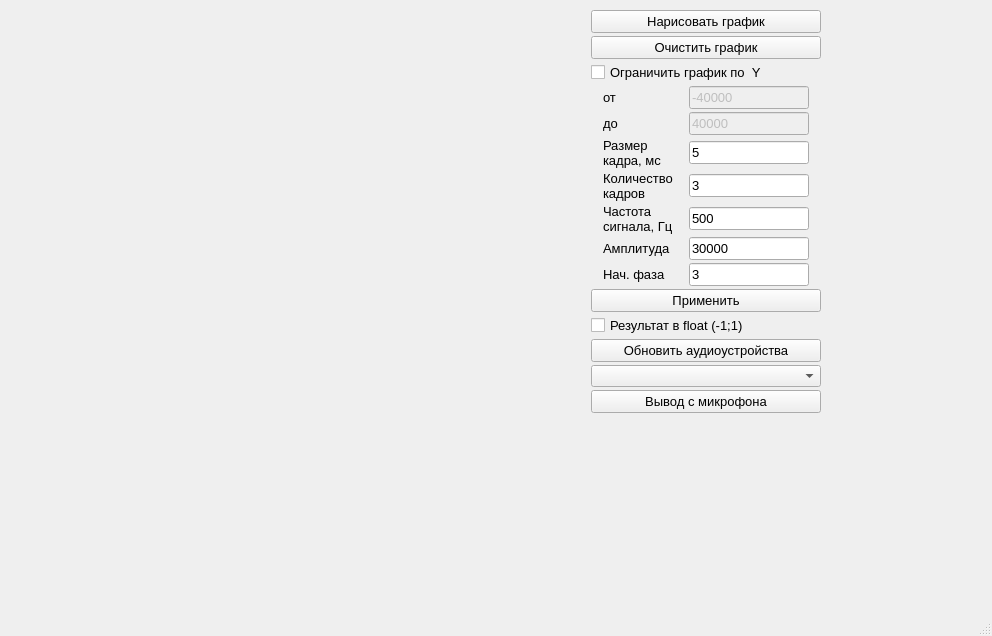
<?xml version="1.0" encoding="UTF-8"?>
<ui version="4.0">
 <class>MainWindow</class>
 <widget class="QMainWindow" name="MainWindow">
  <property name="geometry">
   <rect>
    <x>0</x>
    <y>0</y>
    <width>992</width>
    <height>636</height>
   </rect>
  </property>
  <property name="sizePolicy">
   <sizepolicy hsizetype="Minimum" vsizetype="Preferred">
    <horstretch>0</horstretch>
    <verstretch>0</verstretch>
   </sizepolicy>
  </property>
  <property name="minimumSize">
   <size>
    <width>0</width>
    <height>0</height>
   </size>
  </property>
  <property name="maximumSize">
   <size>
    <width>16777215</width>
    <height>16777215</height>
   </size>
  </property>
  <property name="windowTitle">
   <string>MainWindow</string>
  </property>
  <widget class="QWidget" name="centralwidget">
   <widget class="QWidget" name="gridLayoutWidget">
    <property name="geometry">
     <rect>
      <x>100</x>
      <y>-10</y>
      <width>741</width>
      <height>638</height>
     </rect>
    </property>
    <layout class="QGridLayout" name="loutGraph" columnstretch="1,0">
     <property name="spacing">
      <number>20</number>
     </property>
     <item row="0" column="1">
      <layout class="QVBoxLayout" name="ltControlPanel">
       <property name="spacing">
        <number>3</number>
       </property>
       <property name="sizeConstraint">
        <enum>QLayout::SetMinimumSize</enum>
       </property>
       <property name="leftMargin">
        <number>0</number>
       </property>
       <property name="topMargin">
        <number>20</number>
       </property>
       <property name="rightMargin">
        <number>20</number>
       </property>
       <item>
        <widget class="QPushButton" name="btnDrawGraph">
         <property name="font">
          <font>
           <pointsize>10</pointsize>
          </font>
         </property>
         <property name="text">
          <string>Нарисовать график</string>
         </property>
        </widget>
       </item>
       <item>
        <widget class="QPushButton" name="btnClearGraph">
         <property name="font">
          <font>
           <pointsize>10</pointsize>
          </font>
         </property>
         <property name="text">
          <string>Очистить график</string>
         </property>
        </widget>
       </item>
       <item>
        <widget class="QCheckBox" name="chbxLimitY">
         <property name="font">
          <font>
           <pointsize>10</pointsize>
          </font>
         </property>
         <property name="text">
          <string>Ограничить график по  Y</string>
         </property>
         <property name="checked">
          <bool>false</bool>
         </property>
         <property name="autoRepeat">
          <bool>false</bool>
         </property>
         <property name="tristate">
          <bool>false</bool>
         </property>
        </widget>
       </item>
       <item>
        <layout class="QGridLayout" name="gloutGenSettings">
         <item row="3" column="0">
          <widget class="QLabel" name="lblFrameCount">
           <property name="sizePolicy">
            <sizepolicy hsizetype="Minimum" vsizetype="Minimum">
             <horstretch>0</horstretch>
             <verstretch>0</verstretch>
            </sizepolicy>
           </property>
           <property name="maximumSize">
            <size>
             <width>16777215</width>
             <height>16777215</height>
            </size>
           </property>
           <property name="font">
            <font>
             <pointsize>10</pointsize>
            </font>
           </property>
           <property name="text">
            <string>Количество
кадров</string>
           </property>
          </widget>
         </item>
         <item row="4" column="1">
          <widget class="QLineEdit" name="ledtFreq">
           <property name="enabled">
            <bool>true</bool>
           </property>
           <property name="maximumSize">
            <size>
             <width>120</width>
             <height>16777215</height>
            </size>
           </property>
           <property name="font">
            <font>
             <pointsize>10</pointsize>
            </font>
           </property>
           <property name="text">
            <string>500</string>
           </property>
           <property name="frame">
            <bool>true</bool>
           </property>
          </widget>
         </item>
         <item row="6" column="0">
          <widget class="QLabel" name="lblPhase">
           <property name="sizePolicy">
            <sizepolicy hsizetype="Minimum" vsizetype="Minimum">
             <horstretch>0</horstretch>
             <verstretch>0</verstretch>
            </sizepolicy>
           </property>
           <property name="maximumSize">
            <size>
             <width>16777215</width>
             <height>16777215</height>
            </size>
           </property>
           <property name="font">
            <font>
             <pointsize>10</pointsize>
            </font>
           </property>
           <property name="text">
            <string>Нач. фаза</string>
           </property>
          </widget>
         </item>
         <item row="0" column="0">
          <widget class="QLabel" name="lblYFrom">
           <property name="sizePolicy">
            <sizepolicy hsizetype="Minimum" vsizetype="Minimum">
             <horstretch>0</horstretch>
             <verstretch>0</verstretch>
            </sizepolicy>
           </property>
           <property name="maximumSize">
            <size>
             <width>25</width>
             <height>16777215</height>
            </size>
           </property>
           <property name="font">
            <font>
             <pointsize>10</pointsize>
            </font>
           </property>
           <property name="text">
            <string>от</string>
           </property>
          </widget>
         </item>
         <item row="2" column="0">
          <widget class="QLabel" name="lblFrameSize">
           <property name="sizePolicy">
            <sizepolicy hsizetype="Minimum" vsizetype="Minimum">
             <horstretch>0</horstretch>
             <verstretch>0</verstretch>
            </sizepolicy>
           </property>
           <property name="maximumSize">
            <size>
             <width>16777215</width>
             <height>16777215</height>
            </size>
           </property>
           <property name="font">
            <font>
             <pointsize>10</pointsize>
            </font>
           </property>
           <property name="text">
            <string>Размер
кадра, мс</string>
           </property>
          </widget>
         </item>
         <item row="1" column="1">
          <widget class="QLineEdit" name="ledtMaxY">
           <property name="enabled">
            <bool>false</bool>
           </property>
           <property name="maximumSize">
            <size>
             <width>120</width>
             <height>16777215</height>
            </size>
           </property>
           <property name="font">
            <font>
             <pointsize>10</pointsize>
            </font>
           </property>
           <property name="text">
            <string>40000</string>
           </property>
          </widget>
         </item>
         <item row="6" column="1">
          <widget class="QLineEdit" name="ledtPhase">
           <property name="enabled">
            <bool>true</bool>
           </property>
           <property name="maximumSize">
            <size>
             <width>120</width>
             <height>16777215</height>
            </size>
           </property>
           <property name="font">
            <font>
             <pointsize>10</pointsize>
            </font>
           </property>
           <property name="text">
            <string>3</string>
           </property>
           <property name="frame">
            <bool>true</bool>
           </property>
          </widget>
         </item>
         <item row="3" column="1">
          <widget class="QLineEdit" name="ledtFrameCount">
           <property name="enabled">
            <bool>true</bool>
           </property>
           <property name="maximumSize">
            <size>
             <width>120</width>
             <height>16777215</height>
            </size>
           </property>
           <property name="font">
            <font>
             <pointsize>10</pointsize>
            </font>
           </property>
           <property name="text">
            <string>3</string>
           </property>
           <property name="frame">
            <bool>true</bool>
           </property>
          </widget>
         </item>
         <item row="0" column="1">
          <widget class="QLineEdit" name="ledtMinY">
           <property name="enabled">
            <bool>false</bool>
           </property>
           <property name="maximumSize">
            <size>
             <width>120</width>
             <height>16777215</height>
            </size>
           </property>
           <property name="font">
            <font>
             <pointsize>10</pointsize>
            </font>
           </property>
           <property name="text">
            <string>-40000</string>
           </property>
          </widget>
         </item>
         <item row="1" column="0">
          <widget class="QLabel" name="lblYTo">
           <property name="sizePolicy">
            <sizepolicy hsizetype="Minimum" vsizetype="Minimum">
             <horstretch>0</horstretch>
             <verstretch>0</verstretch>
            </sizepolicy>
           </property>
           <property name="maximumSize">
            <size>
             <width>16777215</width>
             <height>16777215</height>
            </size>
           </property>
           <property name="font">
            <font>
             <pointsize>10</pointsize>
            </font>
           </property>
           <property name="text">
            <string>до</string>
           </property>
          </widget>
         </item>
         <item row="2" column="1">
          <widget class="QLineEdit" name="ledtFrameSize">
           <property name="enabled">
            <bool>true</bool>
           </property>
           <property name="maximumSize">
            <size>
             <width>120</width>
             <height>16777215</height>
            </size>
           </property>
           <property name="font">
            <font>
             <pointsize>10</pointsize>
            </font>
           </property>
           <property name="text">
            <string>5</string>
           </property>
           <property name="frame">
            <bool>true</bool>
           </property>
          </widget>
         </item>
         <item row="5" column="0">
          <widget class="QLabel" name="lblAmp">
           <property name="sizePolicy">
            <sizepolicy hsizetype="Minimum" vsizetype="Minimum">
             <horstretch>0</horstretch>
             <verstretch>0</verstretch>
            </sizepolicy>
           </property>
           <property name="maximumSize">
            <size>
             <width>16777215</width>
             <height>16777215</height>
            </size>
           </property>
           <property name="font">
            <font>
             <pointsize>10</pointsize>
            </font>
           </property>
           <property name="text">
            <string>Амплитуда</string>
           </property>
          </widget>
         </item>
         <item row="5" column="1">
          <widget class="QLineEdit" name="ledtAmp">
           <property name="maximumSize">
            <size>
             <width>120</width>
             <height>16777215</height>
            </size>
           </property>
           <property name="font">
            <font>
             <pointsize>10</pointsize>
            </font>
           </property>
           <property name="text">
            <string>30000</string>
           </property>
          </widget>
         </item>
         <item row="4" column="0">
          <widget class="QLabel" name="lblFreq">
           <property name="sizePolicy">
            <sizepolicy hsizetype="Minimum" vsizetype="Minimum">
             <horstretch>0</horstretch>
             <verstretch>0</verstretch>
            </sizepolicy>
           </property>
           <property name="maximumSize">
            <size>
             <width>16777215</width>
             <height>16777215</height>
            </size>
           </property>
           <property name="font">
            <font>
             <pointsize>10</pointsize>
            </font>
           </property>
           <property name="text">
            <string>Частота
сигнала, Гц</string>
           </property>
          </widget>
         </item>
        </layout>
       </item>
       <item>
        <widget class="QPushButton" name="btnApplyChange">
         <property name="font">
          <font>
           <pointsize>10</pointsize>
          </font>
         </property>
         <property name="text">
          <string>Применить</string>
         </property>
        </widget>
       </item>
       <item>
        <widget class="QCheckBox" name="chbxRezultType">
         <property name="font">
          <font>
           <pointsize>10</pointsize>
          </font>
         </property>
         <property name="text">
          <string>Результат в float (-1;1)</string>
         </property>
         <property name="checked">
          <bool>false</bool>
         </property>
         <property name="autoRepeat">
          <bool>false</bool>
         </property>
         <property name="tristate">
          <bool>false</bool>
         </property>
        </widget>
       </item>
       <item>
        <widget class="QPushButton" name="btnAudioDeviceUpd">
         <property name="font">
          <font>
           <pointsize>10</pointsize>
          </font>
         </property>
         <property name="text">
          <string>Обновить аудиоустройства</string>
         </property>
        </widget>
       </item>
       <item>
        <widget class="QComboBox" name="cbxAudioDeviceList">
         <property name="sizePolicy">
          <sizepolicy hsizetype="Fixed" vsizetype="Fixed">
           <horstretch>0</horstretch>
           <verstretch>0</verstretch>
          </sizepolicy>
         </property>
         <property name="minimumSize">
          <size>
           <width>230</width>
           <height>0</height>
          </size>
         </property>
        </widget>
       </item>
       <item>
        <widget class="QPushButton" name="btnStartAudio">
         <property name="font">
          <font>
           <pointsize>10</pointsize>
          </font>
         </property>
         <property name="text">
          <string>Вывод с микрофона</string>
         </property>
        </widget>
       </item>
       <item>
        <spacer name="verticalSpacer">
         <property name="orientation">
          <enum>Qt::Vertical</enum>
         </property>
         <property name="sizeHint" stdset="0">
          <size>
           <width>20</width>
           <height>40</height>
          </size>
         </property>
        </spacer>
       </item>
      </layout>
     </item>
     <item row="2" column="0">
      <widget class="QLabel" name="lblStatus">
       <property name="sizePolicy">
        <sizepolicy hsizetype="Minimum" vsizetype="Minimum">
         <horstretch>0</horstretch>
         <verstretch>0</verstretch>
        </sizepolicy>
       </property>
       <property name="minimumSize">
        <size>
         <width>50</width>
         <height>0</height>
        </size>
       </property>
       <property name="font">
        <font>
         <pointsize>10</pointsize>
        </font>
       </property>
       <property name="text">
        <string/>
       </property>
      </widget>
     </item>
    </layout>
   </widget>
  </widget>
  <widget class="QMenuBar" name="menubar">
   <property name="geometry">
    <rect>
     <x>0</x>
     <y>0</y>
     <width>992</width>
     <height>25</height>
    </rect>
   </property>
  </widget>
  <widget class="QStatusBar" name="statusbar"/>
 </widget>
 <resources/>
 <connections/>
</ui>
